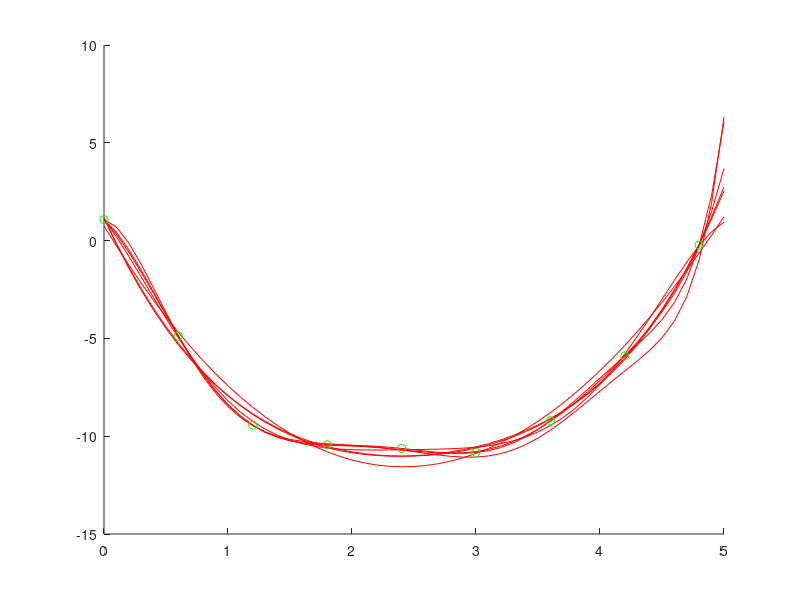

This figure's MATLAB source:
% Lineare Regression

function MyLinearRegression()
    clc, clear, close all
    x_start = 0;
    x_end = 5;
    x_interval = 0.1;
    G = 10;
    [x,y]=generateXY(x_start,x_end,x_interval,G);

    my = 0;
    Sigma = 0.7;
    [x_t,t]=generateTrainingsSet(x,y,G,my,Sigma);

    y_t = t';
    lambda = 0.0001;
    
    %%A_3 = createA(x_t,3);
    %%w_star_3 = compute_w_star(A_3,y_t,lamda);
    %%y_star_3 = createPolynomValues(x,w_star_3);
    %
    %%A_4 = createA(x_t,4);
    %%w_star_4 = compute_w_star(A_4,y_t,lamda);
    %%y_star_4 = createPolynomValues(x,w_star_4);
    %
    %%plotData(x,y,x_t,t,y_star_3,y_star_4);
    %
    dimension_start = 3;
    dimension_end = 9;
    W_star = trans_x_comp_w_star(x_t,y_t,lambda,dimension_start, dimension_end);
    Y = createPolynomValuesW(x,W_star);

    hold on %%DAN
    plotDataY(x,Y,'-', 'r'); %%DAN
    plotDataY(x_t, t,'o', 'g'); %%DAN
    %plotDataY(x_t, t,'-', 'g'); 
    hold off %%DAN

    % % test of online LMS
    %E_threshold = 0.01;
    %lambda = 0.05;
    %A_3 = createA(x_t,3);
    %w_online_3 = onlineLMS(A_3, y_t ,lambda, E_threshold);
    %[Y_online, its_online] = createPolynomValuesW(x,w_online_3);
    
    %% 1.2.2.III - test influence of lambda on convergence of online LMS
    %Lambdas = 0.001:0.001:1;
    Lambdas = 0.001:0.001:10;
    %Lambdas = 0.01:0.01:10;
    %Lambdas = 0.1:0.1:1000;
    [m_l,n_l]=size(Lambdas);
    
    A_3 = createA(x_t,3);
    E_threshold = 0.01;
    %treshold_E_ratio = 1.01;
    maxIts = 100;
    Its_online_3 = zeros(1,n_l);
    W_online_3 = zeros(4,n_l);
    for index_lambda=1:n_l    
        [w_online_3, its_online_3]= onlineLMS(A_3, y_t ,Lambdas(index_lambda), E_threshold, maxIts);
        Its_online_3(1,index_lambda) = its_online_3;
        W_online_3(:,index_lambda) = w_online_3;
    end
    
    % display iterations vs. lambda

end

function [x,y]=generateXY(x_start,x_end,x_interval,G)
    x = x_start:x_interval:x_end;
    y = 2.*x.^2-G.*x+1;
end

function [x_t,t] = generateTrainingsSet(x,y,G,my,Sigma)
    % Y=grand(m,n,'nor',Av,Sd) generates random variates from the normal distribution with mean Av (real) and standard deviation Sd (real >= 0)

    %%DAN (-> nur falls 6 random punkte)
    %%x_t = x(randperm(length(x)));
    %%x_t = sort(x_t(1:6));
    x_t = x(1:6:end);
    
    [m,n] = size(x_t);
    % Scilab
    %noise = grand(m,n,'nor',my, Sigma);
    % Matlab
    %noise = normrnd(my, Sigma,m,n);
    
    %% DAN matlab < 2014:
    noise = randn(m,n)*Sigma + my;
    y_t = 2*x_t.^2-G*x_t+1;
    t = y_t + noise;    
end

function plotData(x,y,x_t,t,y_star, y_star_II)
    clf;
    %set(gca(),"auto_clear","off");
    plot(x,y,'ro-',x_t,t,'bo-',x,y_star,'go-',x,y_star_II,'co-');
    %set(gca(),"auto_clear","on");    
end

function plotDataY(x,Y, mode, color)
    plotColors = ['r','g','b','c','m','y'];
    [m,n] = size(Y);
    [i,j] = size(plotColors);
    %clf;
    %set(gca(),"auto_clear","off");
    %hold on;%DAN
    for index=1:m
        if(nargin<4)
            plotArg = strcat([plotColors(mod(index-1,j)+1),mode]);
        else
            plotArg = strcat([color,mode]);
        end
        %plot(x,Y(index,:),'ro-');
        plot(x,Y(index,:),plotArg);
    end
    %hold off;%DAN
    %set(gca(),"auto_clear","on");    
end

function A = createA(x,d)
    % d ... dimension of polynom
    [m,n] = size(x);
    A = zeros(d,n);
    % transform x into a polynom of degree d
    for index=1:d+1
        A(index,:) = x.^(index-1);
    end    
end

function w_star = compute_w_star(A,y,lambda)
    % create pseudo inverse and compute Aw=b
    % see UNDERSTANDING MACHINE LEARNING, page 94ff
    AAT = A*A';
    b = A*y;
    succ = 0;
    A_plus = [];
    while ~succ
        try
            A_plus = inv(AAT);
            succ = 1;
        catch
            % check if above is not invertible
            [m,n] = size(AAT);
            AAT = lambda*eye(m,n) + AAT;
        end
    end
    w_star = A_plus*b;
end

function y = createPolynomValues(x,w)
    [m,n]=size(x);
    I=ones(m,n);
    y = w(1).*I;
    [m2,n2] = size(w);
    pol_degree = m2 - 1;
    for index=1:pol_degree
        y = y+w(index+1).*x.^index;
    end
end

function Y = createPolynomValuesW(x,W)
    [m,n] = size(W);
    [i,j] = size(x);
    Y = zeros(n,j);
    for index=1:n
        Y(index,:) = createPolynomValues(x,W(:,index));
    end
end

function W_star = trans_x_comp_w_star(x, y, lambda, dimension_start, dimension_end)
    % w_star is a column vector
    % W_star is a list of column vectors
    A_i = createA(x,dimension_start);
    W_star = compute_w_star(A_i,y,lambda);
    for dimension_i=dimension_start+1:dimension_end
        A_i = createA(x,dimension_i);
        % add zero line at the bottom
        [m,n] = size(W_star);
        W_star = cat(1,W_star,zeros(1,n));
        W_star = cat(2,W_star,compute_w_star(A_i,y,lambda));
    end
end

function [w_t, its] = onlineLMS(A,t,lambda, E_threshold, maxIts)
    % implement online learn from formula    
    %w(t+1) = w(t) + lambda* (t(i) - o(i)) * x(i);    
    
    [m,n] = size(A);
    w_t = zeros(m,1);
    E_tm1 = intmax;
    E_t = intmax/2;
    its =0;
    while abs(E_t - E_tm1) > E_threshold && its < maxIts
    %while abs(E_tm1/E_t) > treshold_E_ratio && its < maxIts
        E_tm1 = E_t;
        E_t=0;
        for i_index=1:n
            x_i = A(:,i_index);
            t_i = t(i_index);
            o_i = w_t'*x_i;
            % calculate cost
            E_t = E_t + (t_i-o_i)^2;
            % update w
            w_t = w_t + lambda*(t_i-o_i)*x_i;
        end
        its = its + 1;
    end
end

